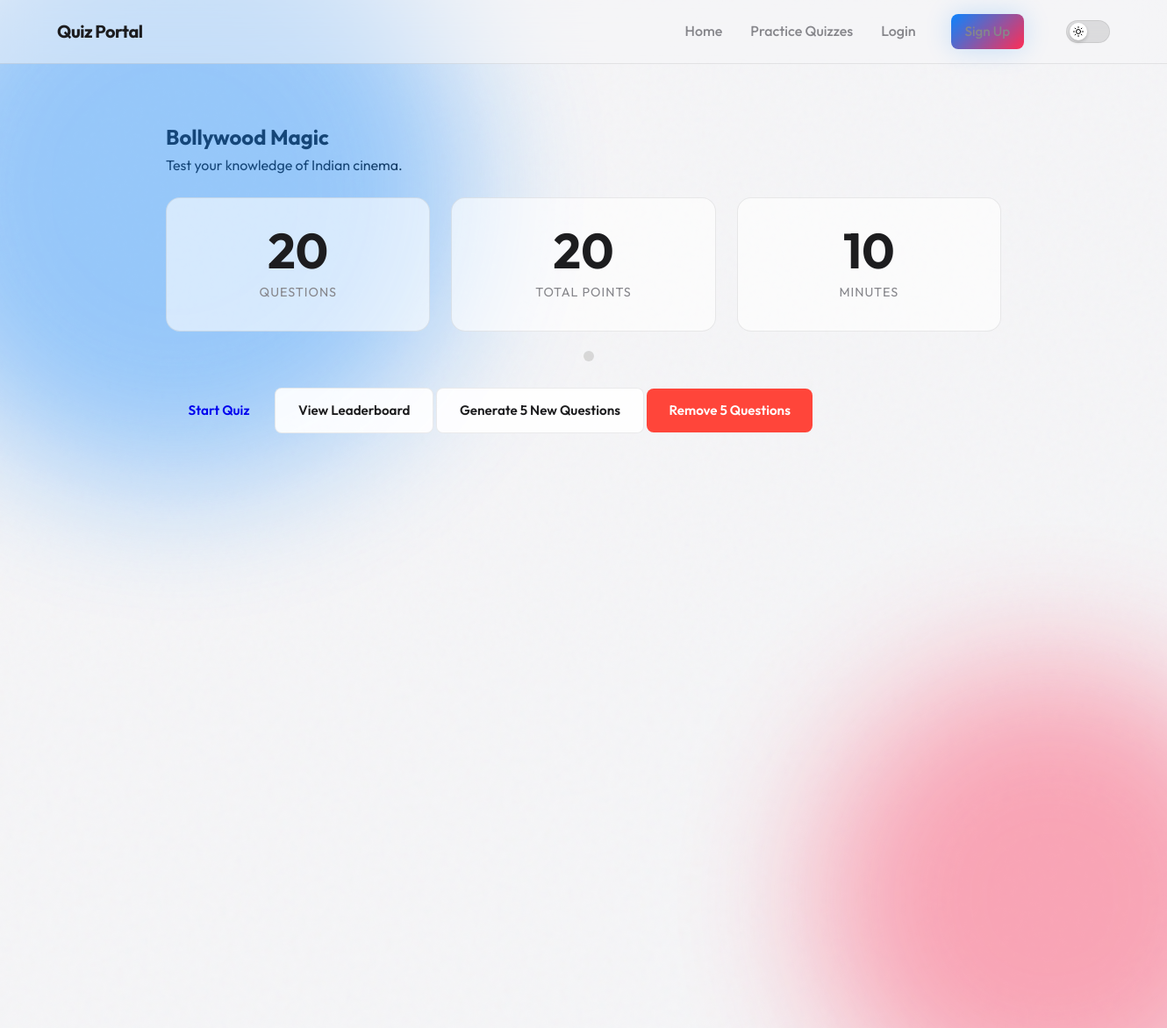
Screenshot of /quiz/144/ with the database file from the repository.
### quizapp/models.py (models this page shows, shortened)
class Quiz(models.Model):
    title = models.CharField(max_length=200)
    description = models.TextField(blank=True)
    created_at = models.DateTimeField(auto_now_add=True)
    updated_at = models.DateTimeField(auto_now=True)
    time_limit = models.IntegerField(help_text="Time limit in minutes", default=10)
    is_active = models.BooleanField(default=True)
    class Meta:
        verbose_name_plural = "Quizzes"
        ordering = ['-created_at']
    def get_questions_count(self):
        return self.questions.count()
    def get_total_score(self):
        return sum(q.points for q in self.questions.all())

### quizapp/views.py (the view)
# urls.py: path('<int:quiz_id>/', admin_views.quiz_detail, name='admin_quiz_detail'),
def quiz_detail(request, quiz_id):
    quiz = get_object_or_404(Quiz, id=quiz_id, is_active=True)
    questions_count = quiz.get_questions_count()
    total_score = quiz.get_total_score()
    user_attempts = []
    if request.user.is_authenticated:
        user_attempts = QuizAttempt.objects.filter(
            user=request.user,
            quiz=quiz,
            is_completed=True
        ).order_by('-completed_at')[:5]
    context = {
        'quiz': quiz,
        'questions_count': questions_count,
        'total_score': total_score,
        'user_attempts': user_attempts,
    }
    return render(request, 'quizapp/quiz_detail.html', context)

### quizapp/Templates/quizapp/quiz_detail.html (shortened to what this page needs)
{% extends 'quizapp/base.html' %}
{% block content %}
<div class="quiz-detail-card">
    <h2>{{ quiz.title }}</h2>
    <p>{{ quiz.description }}</p>
    <div class="stats-bar" style="margin-top: 1.5rem;">
        <div class="stat">
            <div class="stat-value">{{ questions_count }}</div>
            <div class="stat-label">Questions</div>
        </div>
        <div class="stat">
            <div class="stat-value">{{ total_score }}</div>
            <div class="stat-label">Total Points</div>
        </div>
        <div class="stat">
            <div class="stat-value">{{ quiz.time_limit }}</div>
            <div class="stat-label">Minutes</div>
        </div>
    </div>
    <div class="quiz-actions">
        <a href="{% url 'start_quiz' quiz.id %}" class="btn btn-gold">Start Quiz</a>
        <a href="{% url 'leaderboard' quiz.id %}" class="btn btn-secondary">View Leaderboard</a>
        <a href="{% url 'generate_more' quiz.id %}" class="btn btn-secondary">Generate 5 New Questions</a>
        <a href="{% url 'remove_questions' quiz.id %}" class="btn btn-secondary"
            style="background-color: var(--error); color: white; border: none;">Remove 5 Questions</a>
    </div>
</div>
{% endblock %}

### quizapp/static/quizapp/css/styles.css (style rules this page uses)
:root { --bg-base: #F5F5F7; --bg-surface: rgba(255, 255, 255, 0.6); --bg-elevated: rgba(255, 255, 255, 0.9); --primary: #0A84FF; --primary-light: #5E5CE6; --secondary: #FF2D55; --text-main: #1D1D1F; --text-muted: #86868B; --radius-sm: 8px; --radius-md: 16px; --radius-lg: 24px; --shadow-sm: 0 4px 12px rgba(0,0,0,0.05); --shadow-md: 0 16px 40px rgba(0,0,0,0.1); --shadow-glow: 0 0 30px rgba(10, 132, 255, 0.2); --border-subtle: rgba(0, 0, 0, 0.08); --border-highlight: rgba(0, 0, 0, 0.15); --success: #32D74B; --error: #FF453A; --nav-bg: rgba(245, 245, 247, 0.5); --ease-framer: cubic-bezier(0.22, 1, 0.36, 1); --transition-fast: 250ms var(--ease-framer); --transition-med: 500ms var(--ease-framer); }
* { box-sizing: border-box; margin: 0; padding: 0; cursor: none !important; }
body { font-family: 'Outfit', -apple-system, sans-serif; background-color: var(--bg-base); color: var(--text-main); line-height: 1.6; min-height: 100vh; overflow-x: hidden; -webkit-font-smoothing: antialiased; transition: background-color 0.4s ease, color 0.4s ease; }
.global-bg, .navbar, .card, .quiz-card, .stat, .question-block, .review-item, .auth-card { transition: background-color 0.4s ease, border-color 0.4s ease, box-shadow 0.4s ease, transform var(--transition-med); }
.anim-fade-up { opacity: 0; transform: translateY(30px); transition: opacity var(--transition-med), transform var(--transition-med); }
.anim-visible { opacity: 1; transform: translateY(0) scale(1); filter: blur(0); }
.btn { display: inline-flex; align-items: center; justify-content: center; padding: 0.8rem 1.6rem; font-size: 0.95rem; font-weight: 600; border-radius: var(--radius-sm); border: none; text-decoration: none; transition: all var(--transition-fast); position: relative; overflow: hidden; }
.btn::before { content: ''; position: absolute; top: 0; left: 0; width: 100%; height: 100%; background: linear-gradient(120deg, transparent, rgba(255,255,255,0.2), transparent); transform: translateX(-100%); transition: transform 0.6s; }
.btn-secondary { background: var(--bg-elevated); border: 1px solid var(--border-subtle); color: var(--text-main); }
.stats-bar { display: grid; grid-template-columns: repeat(auto-fit, minmax(200px, 1fr)); gap: 1.5rem; margin-bottom: 4rem; }
.stats-bar .stat { background: var(--bg-surface); padding: 2rem; border-radius: var(--radius-md); border: 1px solid var(--border-subtle); text-align: center; transition: all var(--transition-fast); }
.stats-bar .stat-value { font-size: 3.5rem; font-weight: 700; margin-bottom: 0.5rem; line-height: 1; }
.stats-bar .stat-label { font-size: 0.9rem; color: var(--text-muted); text-transform: uppercase; letter-spacing: 1px; }

### rows the page displays
Quiz: title "Bollywood Magic", description "Test your knowledge of Indian cinema.", time_limit "10"

### other values shown
{{ questions_count }} "20"
{{ total_score }} "20"
